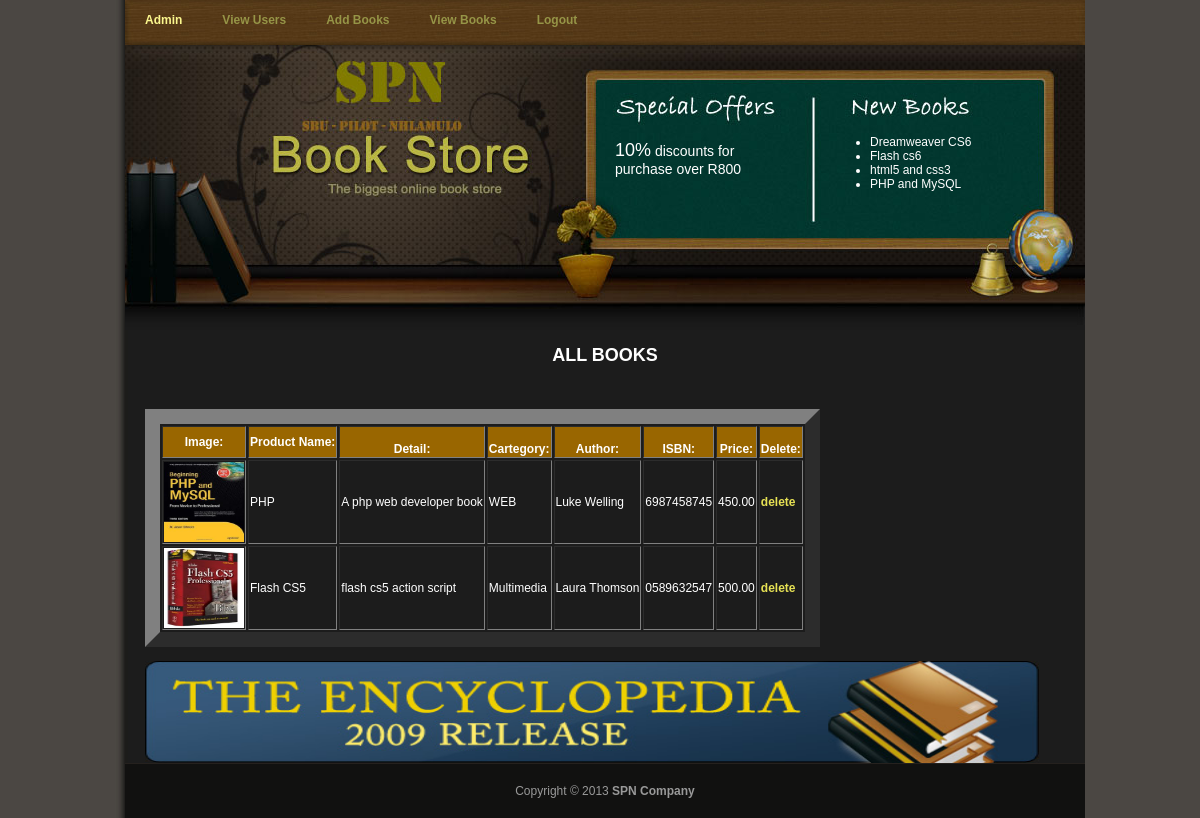
Screenshot of /view_book.php (signed in) with the database file from the repository.
### tables this page shows
CREATE TABLE IF NOT EXISTS `products` (
  `id` int(11) NOT NULL AUTO_INCREMENT,
  `product_name` varchar(100) NOT NULL,
  `price` varchar(100) NOT NULL,
  `detail_text` varchar(255) NOT NULL,
  `cartegory` varchar(255) NOT NULL,
  `author` varchar(100) NOT NULL,
  `ISBN` varchar(20) NOT NULL,
  `quantity` int(11) NOT NULL,
  PRIMARY KEY (`id`)
);

### view_book.php (the view, shortened to what this page needs)
<!DOCTYPE html PUBLIC "-//W3C//DTD XHTML 1.0 Transitional//EN"
"http://www.w3.org/TR/xhtml1/DTD/xhtml1-transitional.dtd">
<head>
<link href="templatemo_style.css" rel="stylesheet" type="text/css" />
</head>
<body onload="MM_preloadImages('Images/download (16).jpg','Images/download (7).jpg')" >
<div id="templatemo_container">
	<div id="templatemo_menu">
    	<ul>
             <li><a href="admin.php" class="current">Admin</a></li>
            <li><a href="users.php">View Users</a></li>
            <li><a href="add_book.php">Add Books</a></li>
            <li><a href="view_book.php">View Books</a></li>
          <li><a href="view_book.php?logout=1">Logout</a></li>
    	</ul>
    </div>
<div id="templatemo_header">
   	  <div id="templatemo_special_offers">
       	<p>
                <span>10%</span> discounts for
        purchase over R800</p>
       	<p align="center">&nbsp;</p>
   	  </div>
    <div id="templatemo_new_books">
   	  <ul>
                <li>Dreamweaver CS6</li>
                <li>Flash cs6</li>
                <li>html5 and css3 </li>
                <li>PHP and MySQL</li></ul></div>
  </div>
  <div id="templatemo_content">
<h2 align="center"><strong>ALL BOOKS</strong></h2>
    <p align="center">&nbsp;</p>
        <p align="center">&nbsp;</p>
        <p align="center"><?php
 @ $db = new mysqli('localhost', 'root', '','e_book_db');
  $query = "select * from products";
	$result = $db->query($query);
	$num_results = $result->num_rows;
	echo "<table  border='15'>";
		echo "<tr>";
		echo "<th scope='row' bgcolor='#996600'>". "Image: ";
		echo "<th scope='row' bgcolor='#996600'>". "Product Name: ";
		echo "<th scope='row' bgcolor='#996600'>"."<br />Detail: ";
		echo "<th scope='row' bgcolor='#996600'>"." <br />Cartegory: ";
		echo "<th scope='row' bgcolor='#996600'>"."<br />Author: ";
		echo "<th scope='row' bgcolor='#996600'>"." <br />ISBN: ";
		echo "<th scope='row' bgcolor='#996600'>"." <br />Price: ";
		echo "<th scope='row' bgcolor='#996600'>"." <br />Delete: ";
		echo "</tr>";
	for ($i=0; $i <$num_results; $i++) {
	$row = $result->fetch_assoc();
	echo "<tr>";
	$id=stripslashes($row['id']);
	echo "<td>"."<img width='80' height='80' src='book_image/$id.jpg'>";
	echo "<td>".htmlspecialchars(stripslashes($row['product_name']));
	echo "<td>".stripslashes(stripslashes($row['detail_text']));
	echo "<td>".stripslashes(stripslashes($row['cartegory'])) ;
	echo "<td>".stripslashes(stripslashes($row['author']));
	echo "<td>".stripslashes(stripslashes($row['ISBN'])) ;
	echo "<td>".stripslashes(stripslashes($row['price']));
	echo "<td>".'<a href="view_book.php?delete='.$id.'" >delete</a>'."</strong></p>";
	}echo "</tr>";
?>&nbsp; </p>
        <a href="subpage.html"><img src="images/templatemo_ads.jpg" alt="ads" width="894" height="102" /></a></div>
    <div id="templatemo_footer">Copyright © 2013 <strong>SPN Company</strong></div>
</div>
</body>
</html>

### templatemo_style.css (style rules this page uses)
body { margin: 0; padding: 0; line-height: normal; font-family: Verdana, Arial, san-serif; font-size: 12px; color: #ffffff; background: #4b4743; }
a:link, a:visited { color: #e6e154; text-decoration: none; font-weight: bold; }
p { margin: 0px; padding: 0px; }
img { margin: 0px; padding: 0px; border: none; }
#templatemo_container { width: 950px; margin: auto; padding: 0 10px; background: #1c1c1b url(images/templatemo_bg.jpg) repeat-y; }
#templatemo_menu { clear: both; width: 960px; height: 45px; background: url(images/templatemo_menu_bg.jpg) no-repeat; }
#templatemo_menu ul { padding: 13px 0 0 0; margin: 0; list-style: none; }
#templatemo_menu ul li { display: inline; }
#templatemo_menu ul li a { float: left; padding: 0 20px; font-size: 12px; font-weight: bold; text-align: center; text-decoration: none; color: #969547; }
#templatemo_menu li a:hover, #templatemo_menu li .current { color: #fcf88e; }
#templatemo_header { clear: both; width: 960px; height: 285px; padding: 0; margin: 0; background: url(images/templatemo_header_bg.jpg) no-repeat; }
#templatemo_header #templatemo_special_offers { float: left; font-size: 14px; margin-top: 95px; margin-left: 490px; width: 180px; }
#templatemo_special_offers p { margin: 0 0 20px 0; }
#templatemo_special_offers p span { font-size: 18px; }
#templatemo_header #templatemo_new_books { float: left; margin-top: 90px; margin-left: 55px; width: 180px; }
#templatemo_new_books ul { margin: 0 0 10px 0; padding: 0 0 0 20px; }
#templatemo_new_books li { margin: 0; padding: 0; }
#templatemo_content { clear: both; width: 920px; padding: 0 20px; }
#templatemo_footer { clear: both; width: 960px; padding: 20px 0px 20px 0; text-align: center; border-top: 1px solid #25211e; color: #999; background-color: #111110; }

### rows the page displays
products: shows a picture, product_name "PHP", detail_text "A php web developer book", cartegory "WEB", author "Luke Welling", ISBN "6987458745", price "450.00"
products: shows a picture, product_name "Flash CS5", detail_text "flash cs5 action script", cartegory "Multimedia", author "Laura Thomson", ISBN "0589632547", price "500.00"
